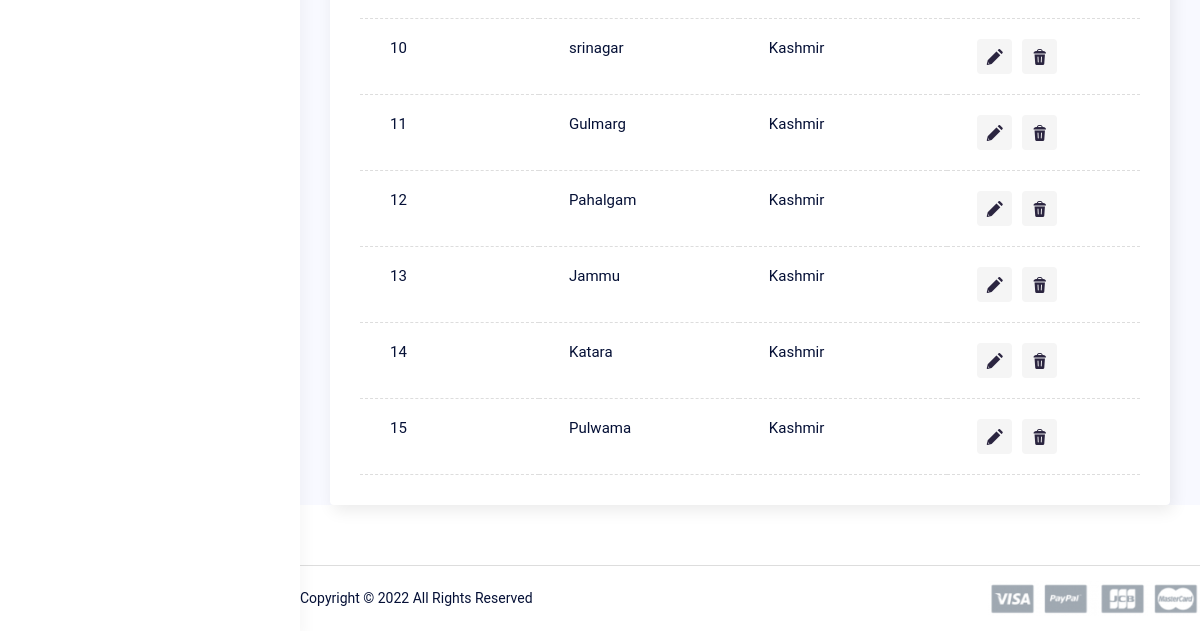
The app's page /city/ (lower part), older data.
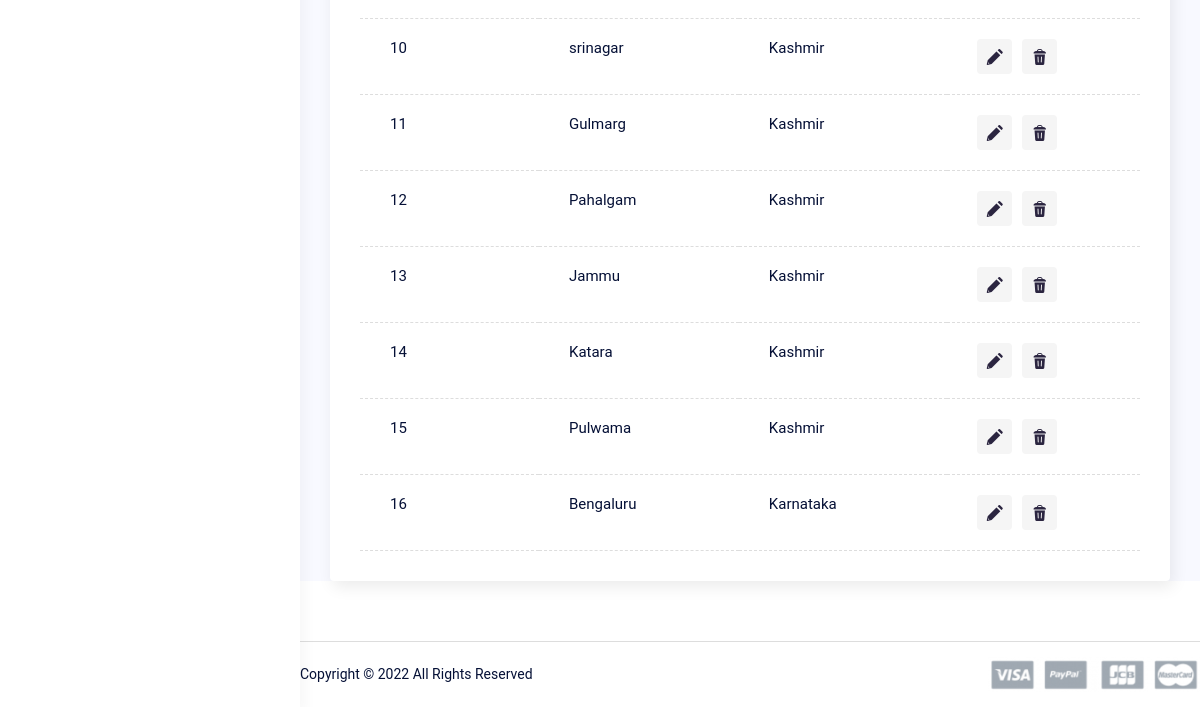
The same page, newer data.
### core/models.py (models this page shows, shortened)
class City(BaseModel):
    name = models.CharField(max_length=100)
    code = models.CharField(max_length=4, unique=True)
    state = models.ForeignKey(State, on_delete=models.CASCADE)
    image = models.ImageField(upload_to='image/city')
    location = models.JSONField(null=True, blank=True) # JSONField to store latitude and longitude
    class Meta:
        ordering = ('created_at',)

class State(BaseModel):
    name = models.CharField(max_length=100)
    def __str__(self) -> str:
        return str(self.name)
    class Meta:
        ordering = ('created_at',)

### core/views.py (the view)
# urls.py: path('city/', UserView.City.as_view(),name="city"),
    class City(ListView, SuperUserView):
        model = City
        context_object_name = 'city'
        template_name = 'admin/city.html'

### templates/admin/city.html (shortened to what this page needs)
{% extends "base.html" %}
{%  block dashboard %}
<div class="dashboard__main">
  <div class="dashboard__content">
    <div class="py-30 px-30 rounded-4 bg-white custom_shadow">
      <div class="tabs -underline-2 js-tabs">
        <div class="tabs__content pt-30 js-tabs-content">
            <div class="overflow-scroll scroll-bar-1">
              <table class="table-4 -border-bottom col-12">
                <tbody>
                  {% for citys in city %}
                  <tr>
                    <td>{{citys.id}}</td>
                    <td>{{citys.name}}</td>
                    <td>{{citys.state}}</td>
                    <td>
                      <div class="row x-gap-10 y-gap-10 items-center">
                        <div class="col-auto">
                            <button class="flex-center bg-light-2 rounded-4 size-35">
                              <i class="icon-edit text-16 text-light-1"></i>
                            </button>
                        </div>
                        <div class="col-auto">
                          <form action="{% url 'city_delete' citys.id %}" method="post">
                            <button name="delete" class="flex-center bg-light-2 rounded-4 size-35">
                              <i class="icon-trash-2 text-16 text-light-1"></i>
                            </button>
                          </form>
                        </div>
                      </div>
                    </td>
                  </tr>
                  {% endfor %}
                </tbody>
              </table>
            </div>
          </div>
        </div>
      </div>
    </div>
    {% include "db_footer.html" %}
  </div>
</div>
{% endblock %}

Row changes from the older to the newer data that the page shows:
added City: id "16", name "Bengaluru", state "Karnataka"
